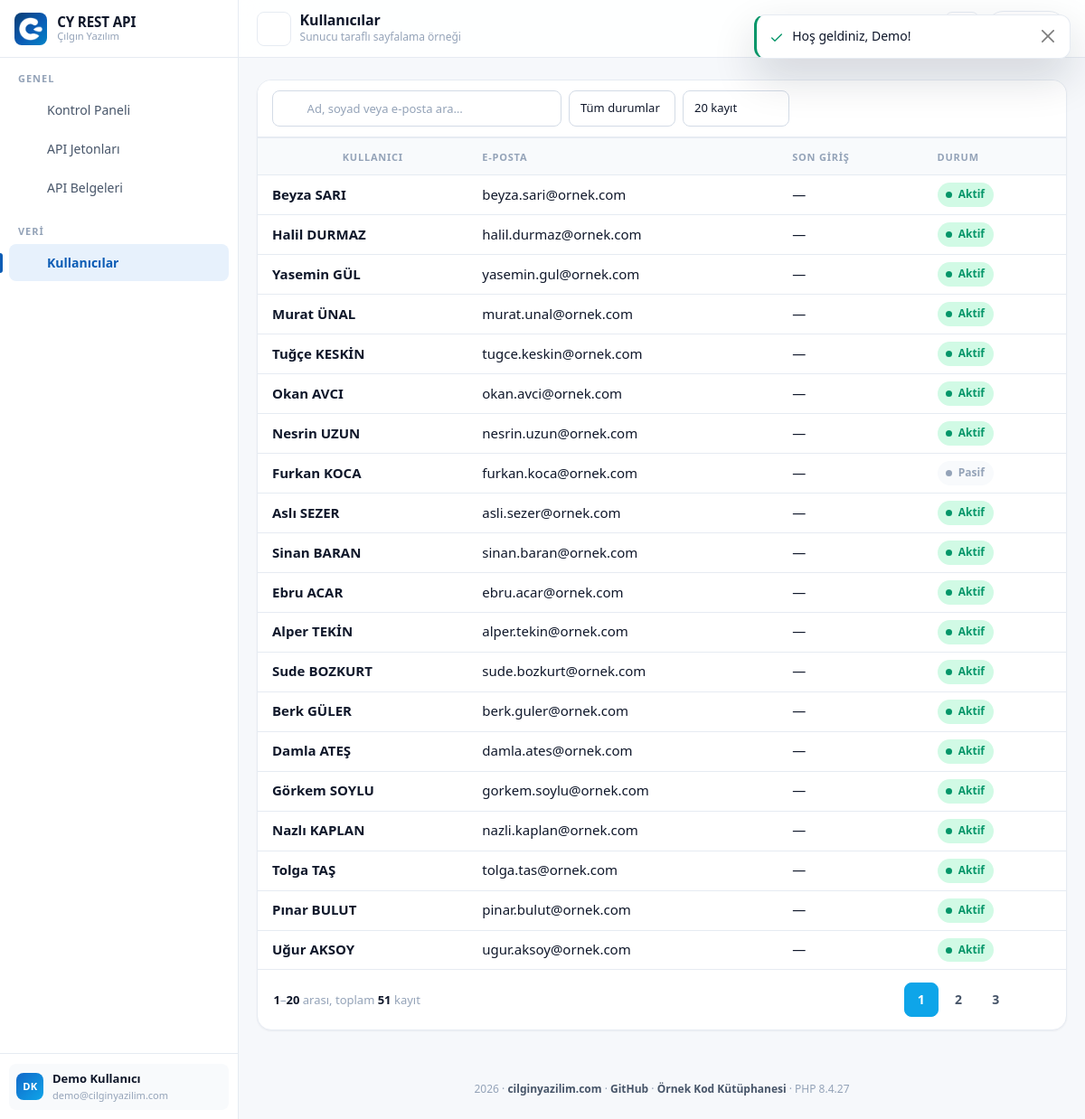
Page /users (signed in) on the committed database.
### tables this page shows
CREATE TABLE `users` (
  `id`            INT UNSIGNED NOT NULL AUTO_INCREMENT,

  `name`          VARCHAR(150) NOT NULL,
  `surname`       VARCHAR(150) NOT NULL,

   
   
  `email`         VARCHAR(190) NOT NULL,

   
   
   
  `password`      VARCHAR(255) NOT NULL,

   
  `is_active`     TINYINT(1)   NOT NULL DEFAULT 1,

   
   
  `theme`         ENUM('light','dark') NOT NULL DEFAULT 'light',

  `last_login_at` DATETIME     NULL DEFAULT NULL,
  `created_at`    TIMESTAMP    NOT NULL DEFAULT CURRENT_TIMESTAMP,
  `updated_at`    TIMESTAMP    NULL DEFAULT NULL,

  PRIMARY KEY (`id`),

   
   
   
  UNIQUE KEY `uk_users_email` (`email`),

   
   
   
  KEY `idx_users_name`    (`name`),
  KEY `idx_users_surname` (`surname`),
  KEY `idx_users_active`  (`is_active`),
  KEY `idx_users_created` (`created_at`)
);

### app/Http/Controller.php (called while the page is built, shortened)
<?php
abstract class Controller
{
    protected PDO $db;
    public function __construct()
    {
        $this->db = Database::connection();
    }
    protected function users(): UserRepository
    {
        return new UserRepository($this->db);
    }
    protected function view(string $view, array $data = [], ?string $layout = 'layouts/admin'): void
    {
        View::render($view, $data, $layout);
    }
}

### app/Http/Controllers/UserController.php (called while the page is built, shortened)
<?php
final class UserController extends Controller
{
    public function index(Request $request): void
    {
        $search  = trim($request->input('q'));
        $perPage = Paginator::perPageFromRequest($request);
        $page    = Paginator::pageFromRequest($request);
        $status     = $request->input('status');
        $activeOnly = match ($status) {
            'active'  => true,
            'passive' => false,
            default   => null,
        };
        $total = $this->users()->countAll($search, $activeOnly);
        $paginator = new Paginator($total, $page, $perPage);
        $rows = $this->users()->page(
            $paginator->offset(),
            $paginator->perPage(),
            $search,
            $activeOnly
        );
        $this->view('users/index', [
            'title'     => 'Kullanıcılar',
            'subtitle'  => 'Sunucu taraflı sayfalama örneği',
            'rows'      => $rows,
            'paginator' => $paginator,
            'search'    => $search,
            'status'    => $status,
            'perPage'   => $perPage,
            'scripts'   => ['users.js'],
        ]);
    }
}

### index.php (called while the page is built, shortened)
<?php
require CY_BASE . '/app/Core/Autoloader.php';
require CY_BASE . '/app/Support/helpers.php';
$request = new Request();
View::share([
    'appName'     => Config::get('app.name'),
    'appBrand'    => Config::get('app.brand'),
    'currentUser' => Auth::user(),
]);
$router = require CY_BASE . '/routes/web.php';
$router->dispatch($request);

### app/Core/Config.php (called while the page is built, shortened)
<?php
final class Config
{
    private static array $items = [];
    public static function load(string $file): void
    {
        $data = require $file;
        self::$items = is_array($data) ? $data : [];
    }
    public static function get(string $key, mixed $default = null): mixed
    {
        $value = self::$items;
        foreach (explode('.', $key) as $segment) {
            $value = $value[$segment];
        }
        return $value;
    }
}

### app/Repositories/UserRepository.php (called while the page is built, shortened)
<?php
final class UserRepository
{
    public function find(int $id): ?User
    {
        $stmt = $this->db->prepare('SELECT * FROM users WHERE id = :id LIMIT 1');
        $stmt->execute([':id' => $id]);
        $row = $stmt->fetch();
        return $row ? User::fromRow($row) : null;
    }
    public function countAll(string $search = '', ?bool $activeOnly = null): int
    {
        [$where, $params] = $this->filter($search, $activeOnly);
        $stmt = $this->db->prepare('SELECT COUNT(*) FROM users ' . $where);
        $stmt->execute($params);
        return (int) $stmt->fetchColumn();
    }
    public function page(int $offset, int $limit, string $search = '', ?bool $activeOnly = null): array
    {
        [$where, $params] = $this->filter($search, $activeOnly);
        $sql = 'SELECT * FROM users '
             . $where
             . ' ORDER BY id DESC'
             . ' LIMIT ' . (int) $limit . ' OFFSET ' . (int) $offset;
        $stmt = $this->db->prepare($sql);
        $stmt->execute($params);
        return array_map(
            static fn (array $row): User => User::fromRow($row),
            $stmt->fetchAll()
        );
    }
    private function filter(string $search, ?bool $activeOnly): array
    {
        $conditions = [];
        $params     = [];
        $search = trim($search);
        return [
            $conditions === [] ? '' : 'WHERE ' . implode(' AND ', $conditions),
            $params,
        ];
    }
}

### app/Core/Database.php (called while the page is built, shortened)
<?php
final class Database
{
    private static ?PDO $connection = null;
    public static function connection(): PDO
    {
        if (self::$connection instanceof PDO) {
            return self::$connection;
        }
        $dsn = sprintf(
            'mysql:host=%s;port=%d;dbname=%s;charset=%s',
            (string) Config::get('db.host'),
            (int) Config::get('db.port', 3306),
            (string) Config::get('db.name'),
            (string) Config::get('db.charset', 'utf8mb4')
        );
        try {
            self::$connection = new PDO(
                $dsn,
                (string) Config::get('db.user'),
                (string) Config::get('db.pass'),
                [
                    PDO::ATTR_ERRMODE => PDO::ERRMODE_EXCEPTION,
                    PDO::ATTR_DEFAULT_FETCH_MODE => PDO::FETCH_ASSOC,
                    PDO::ATTR_EMULATE_PREPARES => false,
                    PDO::ATTR_PERSISTENT => false,
                ]
            );
        } catch (PDOException $e) {
            error_log('[CY] Veritabani baglanti hatasi: ' . $e->getMessage());
            throw new RuntimeException(
                Config::get('app.debug')
                    ? 'Veritabanı bağlantı hatası: ' . $e->getMessage()
                    : 'Veritabanına bağlanılamadı. Lütfen daha sonra tekrar deneyin.',
                0,
                $e
            );
        }
        return self::$connection;
    }
}

### app/Core/Request.php (called while the page is built, shortened)
<?php
final class Request
{
    private array $query;
    private array $body;
    public function __construct()
    {
        $this->query = $_GET;
        $this->body = $_POST !== [] ? $_POST : self::parseBody();
    }
    private static function parseBody(): array
    {
        $raw  = (string) file_get_contents('php://input');
        if ($raw === '') {
            return [];
        }
        parse_str($raw, $parsed);
        return $parsed;
    }
    public function input(string $key, string $default = ''): string
    {
        $value = $this->body[$key] ?? $this->query[$key] ?? $default;
        return is_scalar($value) ? trim((string) $value) : $default;
    }
    public function raw(string $key, mixed $default = null): mixed
    {
        return $this->body[$key] ?? $this->query[$key] ?? $default;
    }
}

### app/Core/Paginator.php (called while the page is built, shortened)
<?php
final class Paginator
{
    public function __construct(
        private readonly int $total,
        private int $page = 1,
        private readonly int $perPage = self::DEFAULT_PER_PAGE,
    ) {
        $this->lastPage = max(1, (int) ceil($this->total / max(1, $this->perPage)));
        $this->page = min(max(1, $this->page), $this->lastPage);
    }
    public static function pageFromRequest(Request $request, string $key = 'page'): int
    {
        return max(1, (int) $request->raw($key, '1'));
    }
    public static function perPageFromRequest(Request $request, string $key = 'per'): int
    {
        $value = (int) $request->raw($key, (string) self::DEFAULT_PER_PAGE);
        return in_array($value, self::PER_PAGE_OPTIONS, true) ? $value : self::DEFAULT_PER_PAGE;
    }
    public function offset(): int
    {
        return ($this->page - 1) * $this->perPage;
    }
    public function perPage(): int
    {
        return $this->perPage;
    }
}

### app/Core/Autoloader.php (called while the page is built, shortened)
<?php
final class Autoloader
{
    public static function register(string $prefix, string $baseDir): void
    {
        $prefix  = rtrim($prefix, '\\') . '\\';
        $baseDir = rtrim($baseDir, '/\\') . DIRECTORY_SEPARATOR;
        spl_autoload_register(static function (string $class) use ($prefix, $baseDir): void {
            $relative = substr($class, strlen($prefix));
            $file = $baseDir . str_replace('\\', DIRECTORY_SEPARATOR, $relative) . '.php';
            $real = realpath($file);
        });
    }
}

### app/Models/User.php (called while the page is built, shortened)
<?php
final class User
{
    public static function normalizeTheme(mixed $value): string
    {
        return $value === self::THEME_DARK ? self::THEME_DARK : self::THEME_LIGHT;
    }
    public static function fromRow(array $row): self
    {
        return new self(
            id:           (int) ($row['id'] ?? 0),
            name:         (string) ($row['name'] ?? ''),
            surname:      (string) ($row['surname'] ?? ''),
            email:        (string) ($row['email'] ?? ''),
            isActive:     (bool) ($row['is_active'] ?? true),
            theme:        self::normalizeTheme($row['theme'] ?? self::THEME_LIGHT),
            lastLoginAt:  isset($row['last_login_at']) ? (string) $row['last_login_at'] : null,
            createdAt:    isset($row['created_at']) ? (string) $row['created_at'] : null,
            passwordHash: (string) ($row['password'] ?? ''),
        );
    }
    public function fullName(): string
    {
        return trim($this->name . ' ' . $this->surname);
    }
    public function initials(): string
    {
        $first = mb_substr($this->name, 0, 1, 'UTF-8');
        $last  = mb_substr($this->surname, 0, 1, 'UTF-8');
        return mb_strtoupper($first . $last, 'UTF-8');
    }
}

### app/Core/Auth.php (called while the page is built, shortened)
<?php
final class Auth
{
    private static ?User $cached = null;
    private static bool $resolved = false;
    public static function user(): ?User
    {
        if (self::$resolved) {
            return self::$cached;
        }
        self::$resolved = true;
        $id = Session::get(self::SESSION_KEY);
        $user = (new UserRepository(Database::connection()))->find((int) $id);
        return self::$cached = $user;
    }
}

### app/Core/Session.php (called while the page is built, shortened)
<?php
final class Session
{
    public static function get(string $key, mixed $default = null): mixed
    {
        return $_SESSION[$key] ?? $default;
    }
}

### views/users/index.php (the view, shortened to what this page needs)
<div class="cy-card">
    <form class="cy-toolbar" method="get" action="<?= e(url('users')) ?>">
        <div class="cy-toolbar__search">
            <div class="cy-input-icon">
                <input type="search" class="form-control form-control-sm"
                       name="q" value="<?= e($search) ?>"
                       placeholder="Ad, soyad veya e-posta ara…"
                       aria-label="Kullanıcı ara" autocomplete="off">
            </div>
        </div>
        <select class="form-select form-select-sm cy-filter-select" name="status"
                aria-label="Duruma göre filtrele">
            <option value="">Tüm durumlar</option>
        </select>
        <select class="form-select form-select-sm cy-filter-select" name="per"
                aria-label="Sayfa başına kayıt">
            <?php foreach (Paginator::PER_PAGE_OPTIONS as $option): ?>
                <option value="<?= $option ?>" <?= $perPage === $option ? 'selected' : '' ?>>
                    <?= $option ?> kayıt
                </option>
            <?php endforeach; ?>
        </select>
    </form>
    <div class="cy-card__body cy-card__body--flush">
        <div class="cy-table-wrap">
            <table class="table cy-table w-100">
                <thead>
                    <tr>
                        <th scope="col">Kullanıcı</th>
                        <th scope="col" class="cy-hide-sm">E-posta</th>
                        <th scope="col" class="cy-hide-sm">Son Giriş</th>
                        <th scope="col">Durum</th>
                    </tr>
                </thead>
                <tbody>
                    <?php foreach ($rows as $row): ?>
                        <tr>
                            <td>
                                <div class="cy-user-cell">
                                    <span class="cy-user-cell__name"><?= e($row->fullName()) ?></span>
                                </div>
                            </td>
                            <td class="cy-hide-sm"><?= e($row->email) ?></td>
                            <td class="cy-hide-sm"><?= e(human_date($row->lastLoginAt)) ?></td>
                            <td>
                                <span class="cy-status <?= $row->isActive ? 'is-active' : 'is-passive' ?>">
                                    <span class="cy-status__dot"></span>
                                    <?= $row->isActive ? 'Aktif' : 'Pasif' ?>
                                </span>
                            </td>
                        </tr>
                    <?php endforeach; ?>
                </tbody>
            </table>
        </div>
    </div>
</div>

### views/partials/sidebar.php (shortened to what this page needs)
<?php
$user = $currentUser ?? null;
$menu = Config::get('menu', []);
?>
<aside class="cy-sidebar" id="cy_sidebar" aria-label="Ana gezinme">
    <a class="cy-sidebar__brand" href="<?= e(url('dashboard')) ?>">
        <span class="cy-sidebar__logo">
            <img src="<?= e(asset('images/logo.png')) ?>" alt="">
        </span>
        <span class="cy-sidebar__title">
            <strong><?= e($appName ?? '') ?></strong>
            <span><?= e($appBrand ?? 'Çılgın Yazılım') ?></span>
        </span>
    </a>
    <nav class="cy-sidebar__nav">
        <?php foreach ($menu as $group): ?>
            <div class="cy-nav-group">
                <span class="cy-nav-group__label"><?= e($group['label']) ?></span>
                <?php foreach ($group['items'] as $item): ?>
                    <a class="cy-nav-link<?= is_route($item['route']) ? ' is-active' : '' ?>"
                       href="<?= e(url($item['route'])) ?>"
                       data-title="<?= e($item['label']) ?>"
                       <?= is_route($item['route']) ? 'aria-current="page"' : '' ?>>
                        <?= icon($item['icon']) ?>
                        <span class="cy-nav-link__text"><?= e($item['label']) ?></span>
                    </a>
                <?php endforeach; ?>
            </div>
        <?php endforeach; ?>
    </nav>
    <?php if ($user !== null): ?>
        <div class="cy-sidebar__footer">
            <div class="cy-side-user">
                <span class="cy-avatar cy-avatar--sm cy-avatar--initial"><?= e($user->initials()) ?></span>
                <span class="cy-side-user__info">
                    <span class="cy-side-user__name"><?= e($user->fullName()) ?></span>
                    <span class="cy-side-user__role"><?= e($user->email) ?></span>
                </span>
            </div>
        </div>
    <?php endif; ?>
</aside>

### rows in the picture
users: $user->initials() "DK", $user->fullName() "Demo Kullanıcı", email "demo@cilginyazilim.com"
users: $row->fullName() "Beyza SARI", email "beyza.sari@ornek.com", last_login_at "—", is_active "Aktif"
users: $row->fullName() "Halil DURMAZ", email "halil.durmaz@ornek.com", last_login_at "—", is_active "Aktif"
users: $row->fullName() "Yasemin GÜL", email "yasemin.gul@ornek.com", last_login_at "—", is_active "Aktif"
users: $row->fullName() "Murat ÜNAL", email "murat.unal@ornek.com", last_login_at "—", is_active "Aktif"
users: $row->fullName() "Tuğçe KESKİN", email "tugce.keskin@ornek.com", last_login_at "—", is_active "Aktif"
users: $row->fullName() "Okan AVCI", email "okan.avci@ornek.com", last_login_at "—", is_active "Aktif"
users: $row->fullName() "Nesrin UZUN", email "nesrin.uzun@ornek.com", last_login_at "—", is_active "Aktif"
users: $row->fullName() "Furkan KOCA", email "furkan.koca@ornek.com", last_login_at "—", is_active "Pasif"
users: $row->fullName() "Aslı SEZER", email "asli.sezer@ornek.com", last_login_at "—", is_active "Aktif"
users: $row->fullName() "Sinan BARAN", email "sinan.baran@ornek.com", last_login_at "—", is_active "Aktif"
users: $row->fullName() "Ebru ACAR", email "ebru.acar@ornek.com", last_login_at "—", is_active "Aktif"
users: $row->fullName() "Alper TEKİN", email "alper.tekin@ornek.com", last_login_at "—", is_active "Aktif"
users: $row->fullName() "Sude BOZKURT", email "sude.bozkurt@ornek.com", last_login_at "—", is_active "Aktif"
users: $row->fullName() "Berk GÜLER", email "berk.guler@ornek.com", last_login_at "—", is_active "Aktif"
users: $row->fullName() "Damla ATEŞ", email "damla.ates@ornek.com", last_login_at "—", is_active "Aktif"
users: $row->fullName() "Görkem SOYLU", email "gorkem.soylu@ornek.com", last_login_at "—", is_active "Aktif"
users: $row->fullName() "Nazlı KAPLAN", email "nazli.kaplan@ornek.com", last_login_at "—", is_active "Aktif"
users: $row->fullName() "Tolga TAŞ", email "tolga.tas@ornek.com", last_login_at "—", is_active "Aktif"
users: $row->fullName() "Pınar BULUT", email "pinar.bulut@ornek.com", last_login_at "—", is_active "Aktif"
users: $row->fullName() "Uğur AKSOY", email "ugur.aksoy@ornek.com", last_login_at "—", is_active "Aktif"

### other values in the picture
$appName "CY REST API"
$appBrand "Çılgın Yazılım"
$group['label'] "GENEL"
$item['label'] "Kontrol Paneli"
$item['label'] "API Jetonları"
$item['label'] "API Belgeleri"
$group['label'] "VERI"
$item['label'] "Kullanıcılar"
$pageTitle "Kullanıcılar"
$pageSubtitle "Sunucu taraflı sayfalama örneği"
$paginator->from() "1"
$paginator->to() "20"
$paginator->total() "51"
$page "1"
$page "2"
